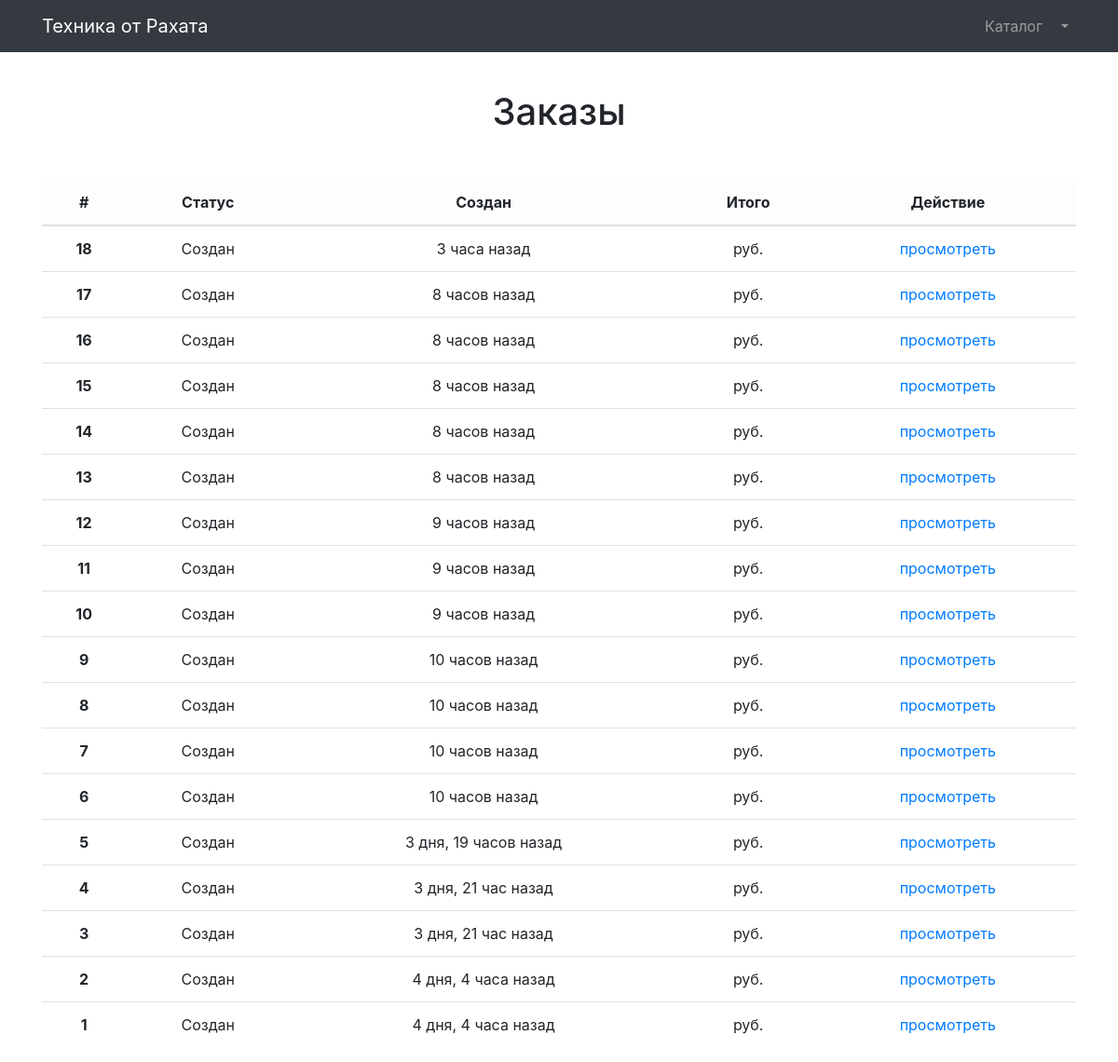
Page /orders/ (signed in) on the committed database.
### orders/models.py (models this page shows, shortened)
class Order(models.Model):
    CREATED = 0
    PAID = 1
    ON_WAY = 2
    DELIVERED = 3
    STATUSES = (
        (CREATED, 'Создан'),
        (PAID, 'Оплачен'),
        (ON_WAY, 'В пути'),
        (DELIVERED, 'Доставлен'),
    )
    first_name = models.CharField(max_length=64)
    last_name = models.CharField(max_length=64)
    email = models.EmailField(max_length=256)
    address = models.CharField(max_length=256)
    basket_history = models.JSONField(default=dict)
    created = models.DateTimeField(auto_now_add=True)
    status = models.SmallIntegerField(default=CREATED, choices=STATUSES)
    initiator = models.ForeignKey(to=User, on_delete=models.CASCADE)

### orders/views.py (the view)
# urls.py: path('', views.OrderListView.as_view(), name='orders_list'),
class OrderListView(TitleMixin, ListView):
    template_name = 'orders/orders.html'
    title = 'Техника от Рахата - Заказы'
    queryset = Order.objects.all()
    ordering = ('-created',)
    def get_queryset(self):
        queryset = super(OrderListView, self).get_queryset()
        return queryset.filter(initiator=self.request.user)

### common/views.py (called while the page is built)
    def get_context_data(self, **kwargs):
        context = super(TitleMixin, self).get_context_data(**kwargs)
        context['title'] = self.title
        return context

### products/context_processors.py (called while the page is built)
def baskets(request):
    user = request.user
    context = {
        'baskets': Basket.objects.filter(user=user) if user.is_authenticated else [],
    }
    return context

### orders/templates/orders/orders.html
{% extends 'products/base.html' %}
{% load humanize %}
{% block content %}
    <section>
        <div class="container pt-5">
            <div class="text-center mt-5">
                <h1>Заказы</h1>
                <div class="orders mt-5">
                    <table class="table">
                        <thead>
                        <tr class="table-light">
                            <th scope="col">#</th>
                            <th scope="col">Статус</th>
                            <th scope="col">Создан</th>
                            <th scope="col">Итого</th>
                            <th scope="col">Действие</th>
                        </tr>
                        </thead>
                        <tbody>
                        {% for order in object_list %}
                            <tr>
                                <th scope="row">{{ order.id }}</th>
                                <td>{{ order.get_status_display }}</td>
                                <td>{{ order.created|naturaltime }}</td>
                                <td>{{ order.basket_history.total_sum|intcomma }} руб.</td>
                                <td>
                                    <a href="{% url 'orders:order' order.id %}">просмотреть</a>
                                </td>
                            </tr>
                        {% endfor %}
                        </tbody>
                    </table>
                </div>
            </div>
        </div>
    </section>
{% endblock %}

### rows in the picture
Order: id "18", status "Создан", created "3 часа назад"
Order: id "17", status "Создан", created "8 часов назад"
Order: id "16", status "Создан", created "8 часов назад"
Order: id "15", status "Создан", created "8 часов назад"
Order: id "14", status "Создан", created "8 часов назад"
Order: id "13", status "Создан", created "8 часов назад"
Order: id "12", status "Создан", created "9 часов назад"
Order: id "11", status "Создан", created "9 часов назад"
Order: id "10", status "Создан", created "9 часов назад"
Order: id "9", status "Создан", created "10 часов назад"
Order: id "8", status "Создан", created "10 часов назад"
Order: id "7", status "Создан", created "10 часов назад"
Order: id "6", status "Создан", created "10 часов назад"
Order: id "5", status "Создан", created "3 дня, 19 часов назад"
Order: id "4", status "Создан", created "3 дня, 21 час назад"
Order: id "3", status "Создан", created "3 дня, 21 час назад"
Order: id "2", status "Создан", created "4 дня, 4 часа назад"
Order: id "1", status "Создан", created "4 дня, 4 часа назад"
